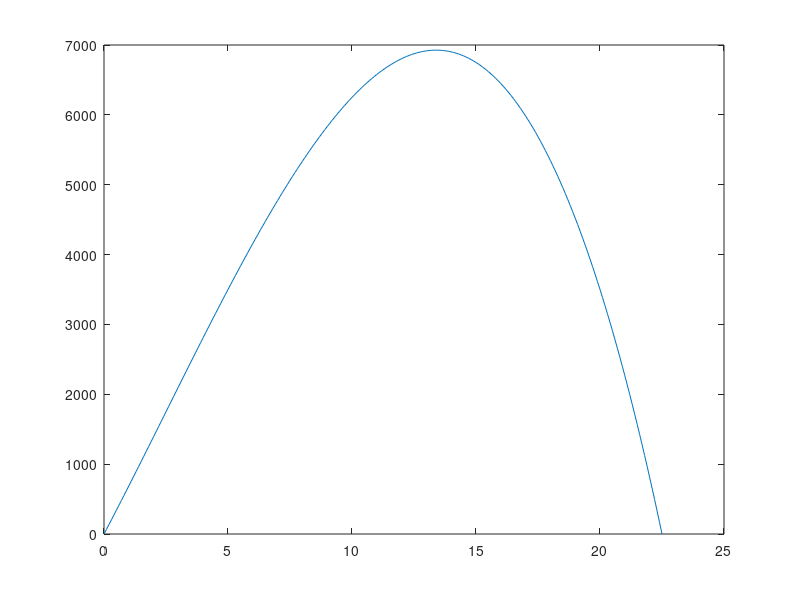

Reproduce this figure in MATLAB.
clc
clear
close all
%240 -8*x-60
x=0:0.1:22.5;
V=x.*(x+15).*(45-2*x);
plot(x,V)
find(V==max(V))
x(find(max(V)==V))
